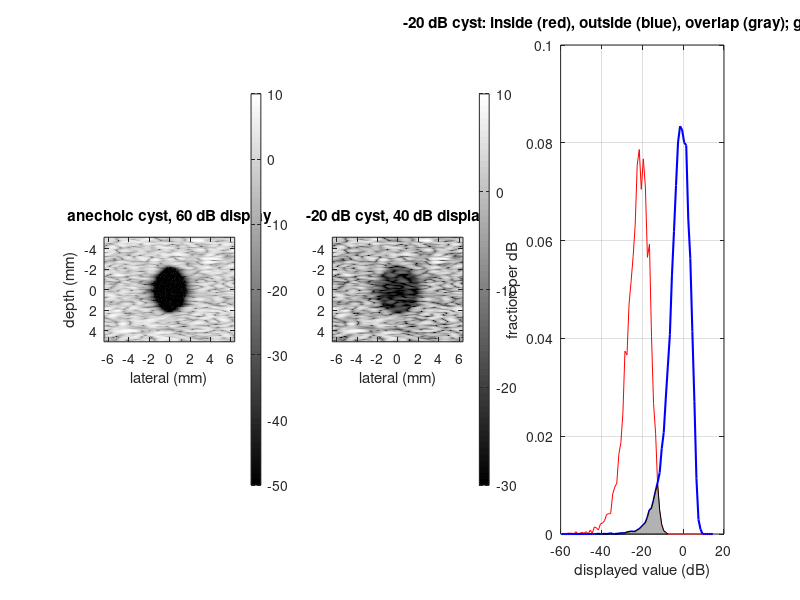

Reproduce this figure in MATLAB.
%% m26_cyst_cnr_gcnr.m  --  cyst phantom: contrast, CNR (four definitions) and gCNR
% Purpose : simulate a speckle phantom with a circular cyst (5 MHz, 60 % bandwidth, F#2,
%           Hann apodization), then measure image quality as reviewers see it reported.
%   Contrast   C   = 10 log10(<I_in>/<I_out>)  (dB, mean intensities)
%   CNR (ours)     = |mu_in - mu_out| / sqrt(sigma_in^2 + sigma_out^2), on the ENVELOPE
%   variants       : same formula on intensity, on the dB image, and on the dB image
%                    with sigma_out only in the denominator
%   gCNR           = 1 - OVL,  OVL = sum over bins of min(p_in, p_out)
%                    (Rodriguez-Molares et al., IEEE TUFFC 2020). Bins = quantiles of the
%                    pooled data, so the estimate is exactly invariant to strictly monotone
%                    transforms (log, power law, gain).
%   Rayleigh theory for intensity ratio r = <I_out>/<I_in>:  gCNR = r^(-1/(r-1)) (1 - 1/r)
%   CNR_env theory = (sqrt(pi)/2)(1 - q) / sqrt((1 - pi/4)(1 + q^2)), q = 1/sqrt(r)
% Change  : cyst contrasts cset_dB, radius Rc, dynamic ranges DRs, apodization.
% Expect  : CNR_env saturates near 1.91 for an anechoic cyst, CNR on dB images grows with
%           contrast and with clipping; gCNR is identical for log, power and linear maps
%           and can only drop when the display clips (loss of information).
% Base MATLAB only; runs in MATLAB R2019b+ and GNU Octave 8.
rng(1);
c = 1540;  f0 = 5e6;  lam = c/f0;  B = 0.6*f0;  Fn = 2;
Nz = 256;  Nx = 256;  dz = 40e-6;  dx = 50e-6;      % 10.2 mm x 12.8 mm
uz = [0:Nz/2-1, -Nz/2:-1]'/(Nz*dz);  ux = [0:Nx/2-1, -Nx/2:-1]/(Nx*dx);
sf = B/(2*sqrt(2*log(2)));  Hz = exp(-(c*uz/2).^2/(2*sf^2));
t = linspace(-0.5, 0.5, 1001);                       % aperture coordinate (units of width)
coarray = @(apod) interp1(linspace(-1, 1, 2001), conv(apod, apod)/max(conv(apod, apod)), ux*lam*Fn, 'linear', 0);
H_hann = Hz * coarray(0.5 + 0.5*cos(2*pi*t));
H_rect = Hz * coarray(ones(size(t)));
[X, Z] = meshgrid(((0:Nx-1) - Nx/2)*dx, ((0:Nz-1) - Nz/2)*dz);
Rc = 2.5e-3;  rr = sqrt(X.^2 + Z.^2);
inR  = rr < 0.8*Rc;                                  % ROI inside, inset from the edge
outR = rr > 1.3*Rc & rr < 1.9*Rc;                    % background annulus

% ---- metric helpers (anonymous only) ----
cnr   = @(a, b) abs(mean(a) - mean(b)) / sqrt(var(a) + var(b));
qedge = @(p, nb) unique(p(max(1, round(linspace(1, numel(p), nb + 1)))));
fold  = @(h) [h(1:end-2); h(end-1) + h(end)];        % histc puts x == last edge in its own bin
ovl   = @(a, b, e) sum(min(fold(histc(a(:), e))/numel(a), fold(histc(b(:), e))/numel(b)));
gcnrn = @(a, b, nb) 1 - ovl(a, b, qedge(sort([a(:); b(:)]), nb));
gcnr  = @(a, b) gcnrn(a, b, 100);
gth   = @(r) r.^(-1./(r - 1)) .* (1 - 1./r);
cth   = @(r) sqrt(pi)/2*(1 - 1./sqrt(r)) ./ sqrt((1 - pi/4)*(1 + 1./r));
W = (randn(Nz, Nx) + 1i*randn(Nz, Nx))/sqrt(2);     % one scatterer realization for all cases
noise_dB = -50;                                      % thermal noise power re. background speckle
Nn = (randn(Nz, Nx) + 1i*randn(Nz, Nx))/sqrt(2);
Ps = mean(abs(H_hann(:)).^2);                        % speckle power per pixel for unit reflectivity
Nn = Nn * sqrt(Ps * 10^(noise_dB/10));

%% 1. Metrics vs cyst contrast (log display, no clipping)
cset_dB = [-Inf -20 -10 -6 -3];
fprintf('set C | meas C (dB) | CNR env (theory) | CNR int | CNR dB | CNR dB, sigma_out | gCNR (theory at meas C)\n');
for k = 1:numel(cset_dB)
    refl = ones(Nz, Nx);  refl(rr < Rc) = 10^(cset_dB(k)/20);
    A = abs(ifft2(fft2(W .* refl) .* H_hann) + Nn);  I = A.^2;
    L = 10*log10(I / mean(I(outR)));                 % dB image, background at 0 dB
    Cm = 10*log10(mean(I(inR))/mean(I(outR)));  r = 10^(-Cm/10);
    fprintf('%5.0f |   %7.2f   |  %5.3f (%5.3f)  |  %5.3f  | %5.3f  |      %5.3f        |  %5.3f (%5.3f)\n', ...
        cset_dB(k), Cm, cnr(A(inR), A(outR)), cth(r), cnr(I(inR), I(outR)), cnr(L(inR), L(outR)), ...
        abs(mean(L(inR)) - mean(L(outR)))/std(L(outR)), gcnr(A(inR), A(outR)), gth(r));
    if k == 2, A20 = A; end
    if k == 1, A0 = A; end
end
Ar = abs(ifft2(fft2(W .* (rr >= Rc)) .* H_rect) + Nn);
fprintf('anechoic cyst, rect apodization: C = %.1f dB (Hann above: wider mainlobe tails leak more near the edge,\n   rect sidelobes leak more far from it; noise floor %d dB)\n', ...
    10*log10(mean(Ar(inR).^2)/mean(Ar(outR).^2)), noise_dB);

%% 2. Same image, different display maps and dynamic ranges (cyst at -20 dB)
A = A20;  An = A / sqrt(mean(A(outR).^2));           % background rms = 1
DRs = [80 50 40 30 20];
fprintf('\n-20 dB cyst. Display v = T(max(An, 10^(-DR/20))): CNR and gCNR of the DISPLAYED values\n');
fprintf(' DR (dB) | log: CNR  gCNR | power 0.3: CNR  gCNR | linear: CNR  gCNR\n');
for DR = DRs
    Ac = max(An, 10^(-DR/20));
    Dl = 20*log10(Ac);  Dp = Ac.^0.3;  Dn = Ac;
    fprintf('  %4d   |   %5.3f  %5.3f |      %5.3f  %5.3f    |    %5.3f  %5.3f\n', DR, ...
        cnr(Dl(inR), Dl(outR)), gcnr(Dl(inR), Dl(outR)), cnr(Dp(inR), Dp(outR)), gcnr(Dp(inR), Dp(outR)), ...
        cnr(Dn(inR), Dn(outR)), gcnr(Dn(inR), Dn(outR)));
end

%% 3. Estimator sanity check: two halves of the same background must give gCNR ~ 0
half1 = outR & X < 0;  half2 = outR & X >= 0;
mu = abs(ifft2(abs(H_hann).^2));  mu = mu/mu(1,1);  Ac = sum(mu(:).^2)*dx*dz;   % speckle correlation area (m^2)
fprintf('\nsame-statistics regions (%d and %d pixels, but only about %.0f independent speckle cells each):\n', ...
    sum(half1(:)), sum(half2(:)), sum(half1(:))*dx*dz/Ac);
fprintf('   gCNR should be 0; the excess is sampling noise set by the cell count, not by the pixel count\n');
for nb = [10 20 50 100]
    fprintf('   %3d bins: gCNR(same) = %.3f   gCNR(-20 dB cyst) = %.3f\n', nb, gcnrn(A(half1), A(half2), nb), gcnrn(A(inR), A(outR), nb));
end

%% Figures
figure('Position', [60 60 1150 400]);
ax = ((0:Nx-1) - Nx/2)*dx*1e3;  az = ((0:Nz-1) - Nz/2)*dz*1e3;
subplot(1,3,1); imagesc(ax, az, 20*log10(A0/sqrt(mean(A0(outR).^2))), [-50 10]); colormap(gray); axis image; colorbar;
xlabel('lateral (mm)'); ylabel('depth (mm)'); title('anechoic cyst, 60 dB display');
subplot(1,3,2); imagesc(ax, az, 20*log10(max(An, 10^(-30/20))), [-30 10]); axis image; colorbar;
xlabel('lateral (mm)'); title('-20 dB cyst, 40 dB display');
subplot(1,3,3);
Dl = 20*log10(An);  edges = -60:1:15;  ctr = edges(1:end-1) + 0.5;
hi = histc(Dl(inR), edges);  ho = histc(Dl(outR), edges);
plot(ctr, hi(1:end-1)/sum(inR(:)), 'r-', ctr, ho(1:end-1)/sum(outR(:)), 'b-', 'LineWidth', 1.5); hold on;
area(ctr, min(hi(1:end-1)/sum(inR(:)), ho(1:end-1)/sum(outR(:))), 'FaceColor', [0.7 0.7 0.7]);
xlabel('displayed value (dB)'); ylabel('fraction per dB'); grid on;
title(sprintf('-20 dB cyst: inside (red), outside (blue), overlap (gray); gCNR = %.2f', gcnr(A(inR), A(outR))));
